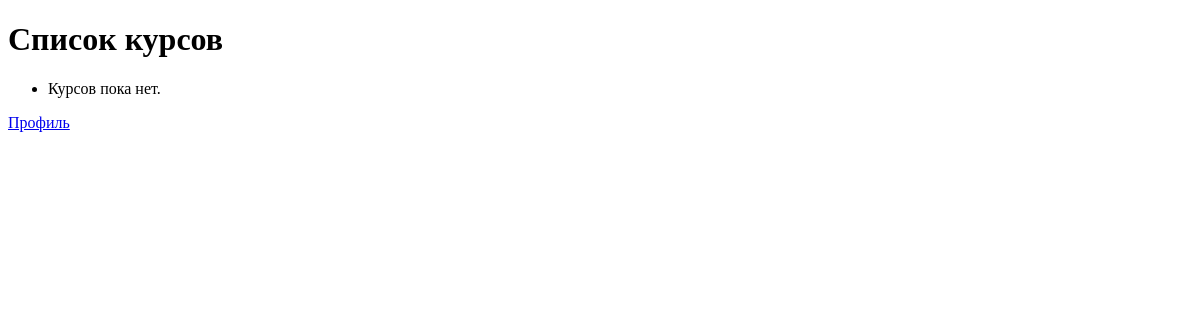
The page /courses/ (signed in) on the database as committed earlier.
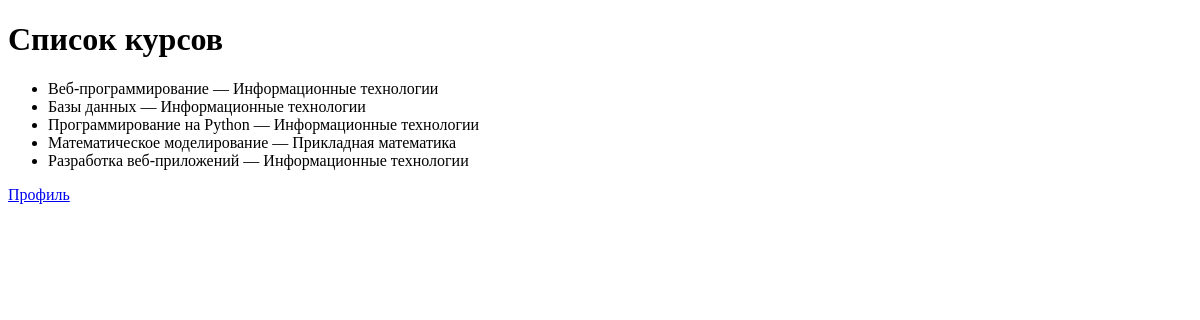
The same page on the database as committed later.
### accounts/models.py (models this page shows, shortened)
class Course(models.Model):
 title = models.CharField(max_length=200)
 description = models.TextField(
 blank=True
 )
 department = models.ForeignKey(
 Department,
 on_delete=models.CASCADE,
 related_name='courses'
 )

class Department(models.Model):
 name = models.CharField(max_length=200)

### accounts/views.py (the view)
@login_required
def course_list(request):
  courses = Course.objects.select_related('department').all()
  return render(
  request,
  'course_list.html',
  {
  'courses': courses,
  }
 )

### templates/course_list.html (shortened to what this page needs)
<!DOCTYPE html>
<html lang="ru">
<head>
</head>
<body>
<h1>Список курсов</h1>
<ul>
 {% for course in courses %}
 <li>
 {{ course.title }}
 —
 {{ course.department.name }}
 </li>
 {% empty %}
 <li>Курсов пока нет.</li>
 {% endfor %}
</ul>
<a href="/profile/">
 Профиль
</a>
</body>
</html>

Rows that differ between the two databases and show on the page:
added Course: title "Веб-программирование", department.name "Информационные технологии"
added Course: title "Базы данных", department.name "Информационные технологии"
added Course: title "Программирование на Python", department.name "Информационные технологии"
added Course: title "Математическое моделирование", department.name "Прикладная математика"
added Course: title "Разработка веб-приложений", department.name "Информационные технологии"
Other text that changed with them:
text no longer shown: "Курсов пока нет."
